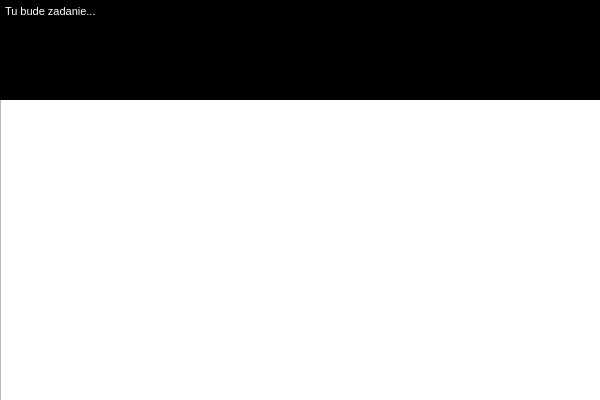
<?xml version="1.0" encoding="UTF-8"?>
<ui version="4.0">
 <class>MainWindow</class>
 <widget class="QMainWindow" name="MainWindow">
  <property name="geometry">
   <rect>
    <x>0</x>
    <y>0</y>
    <width>600</width>
    <height>400</height>
   </rect>
  </property>
  <property name="windowTitle">
   <string>Tazba</string>
  </property>
  <widget class="QWidget" name="centralWidget">
   <widget class="Editor" name="textEdit">
    <property name="geometry">
     <rect>
      <x>0</x>
      <y>0</y>
      <width>601</width>
      <height>401</height>
     </rect>
    </property>
    <property name="palette">
     <palette>
      <active>
       <colorrole role="WindowText">
        <brush brushstyle="SolidPattern">
         <color alpha="255">
          <red>66</red>
          <green>0</green>
          <blue>0</blue>
         </color>
        </brush>
       </colorrole>
       <colorrole role="Text">
        <brush brushstyle="SolidPattern">
         <color alpha="255">
          <red>89</red>
          <green>0</green>
          <blue>0</blue>
         </color>
        </brush>
       </colorrole>
       <colorrole role="Base">
        <brush brushstyle="SolidPattern">
         <color alpha="255">
          <red>0</red>
          <green>0</green>
          <blue>0</blue>
         </color>
        </brush>
       </colorrole>
      </active>
      <inactive>
       <colorrole role="WindowText">
        <brush brushstyle="SolidPattern">
         <color alpha="255">
          <red>0</red>
          <green>0</green>
          <blue>0</blue>
         </color>
        </brush>
       </colorrole>
       <colorrole role="Text">
        <brush brushstyle="SolidPattern">
         <color alpha="255">
          <red>0</red>
          <green>0</green>
          <blue>0</blue>
         </color>
        </brush>
       </colorrole>
       <colorrole role="Base">
        <brush brushstyle="SolidPattern">
         <color alpha="255">
          <red>255</red>
          <green>255</green>
          <blue>255</blue>
         </color>
        </brush>
       </colorrole>
      </inactive>
      <disabled>
       <colorrole role="WindowText">
        <brush brushstyle="SolidPattern">
         <color alpha="255">
          <red>120</red>
          <green>120</green>
          <blue>120</blue>
         </color>
        </brush>
       </colorrole>
       <colorrole role="Text">
        <brush brushstyle="SolidPattern">
         <color alpha="255">
          <red>120</red>
          <green>120</green>
          <blue>120</blue>
         </color>
        </brush>
       </colorrole>
       <colorrole role="Base">
        <brush brushstyle="SolidPattern">
         <color alpha="255">
          <red>240</red>
          <green>240</green>
          <blue>240</blue>
         </color>
        </brush>
       </colorrole>
      </disabled>
     </palette>
    </property>
    <property name="autoFillBackground">
     <bool>true</bool>
    </property>
    <property name="html">
     <string>&lt;!DOCTYPE HTML PUBLIC &quot;-//W3C//DTD HTML 4.0//EN&quot; &quot;http://www.w3.org/TR/REC-html40/strict.dtd&quot;&gt;
&lt;html&gt;&lt;head&gt;&lt;meta name=&quot;qrichtext&quot; content=&quot;1&quot; /&gt;&lt;style type=&quot;text/css&quot;&gt;
p, li { white-space: pre-wrap; }
&lt;/style&gt;&lt;/head&gt;&lt;body style=&quot; font-family:'MS Shell Dlg 2'; font-size:8.25pt; font-weight:400; font-style:normal;&quot;&gt;
&lt;p style=&quot;-qt-paragraph-type:empty; margin-top:0px; margin-bottom:0px; margin-left:0px; margin-right:0px; -qt-block-indent:0; text-indent:0px; font-size:8pt;&quot;&gt;&lt;/p&gt;&lt;/body&gt;&lt;/html&gt;</string>
    </property>
   </widget>
   <widget class="QWidget" name="statusBar" native="true">
    <property name="geometry">
     <rect>
      <x>0</x>
      <y>380</y>
      <width>600</width>
      <height>20</height>
     </rect>
    </property>
    <property name="sizePolicy">
     <sizepolicy hsizetype="Preferred" vsizetype="Preferred">
      <horstretch>0</horstretch>
      <verstretch>0</verstretch>
     </sizepolicy>
    </property>
    <property name="cursor">
     <cursorShape>ArrowCursor</cursorShape>
    </property>
    <layout class="QHBoxLayout" name="horizontalLayout_2">
     <property name="spacing">
      <number>9</number>
     </property>
     <property name="sizeConstraint">
      <enum>QLayout::SetDefaultConstraint</enum>
     </property>
     <property name="leftMargin">
      <number>9</number>
     </property>
     <property name="topMargin">
      <number>0</number>
     </property>
     <property name="rightMargin">
      <number>0</number>
     </property>
     <property name="bottomMargin">
      <number>0</number>
     </property>
     <item>
      <widget class="QLabel" name="label">
       <property name="sizePolicy">
        <sizepolicy hsizetype="Preferred" vsizetype="Preferred">
         <horstretch>0</horstretch>
         <verstretch>0</verstretch>
        </sizepolicy>
       </property>
       <property name="text">
        <string/>
       </property>
      </widget>
     </item>
     <item>
      <widget class="QLabel" name="label_2">
       <property name="text">
        <string/>
       </property>
      </widget>
     </item>
    </layout>
   </widget>
   <widget class="QTextBrowser" name="textBrowser">
    <property name="geometry">
     <rect>
      <x>0</x>
      <y>0</y>
      <width>601</width>
      <height>100</height>
     </rect>
    </property>
    <property name="palette">
     <palette>
      <active>
       <colorrole role="WindowText">
        <brush brushstyle="SolidPattern">
         <color alpha="255">
          <red>255</red>
          <green>255</green>
          <blue>255</blue>
         </color>
        </brush>
       </colorrole>
       <colorrole role="Button">
        <brush brushstyle="SolidPattern">
         <color alpha="255">
          <red>0</red>
          <green>0</green>
          <blue>0</blue>
         </color>
        </brush>
       </colorrole>
       <colorrole role="Text">
        <brush brushstyle="SolidPattern">
         <color alpha="255">
          <red>255</red>
          <green>255</green>
          <blue>255</blue>
         </color>
        </brush>
       </colorrole>
       <colorrole role="ButtonText">
        <brush brushstyle="SolidPattern">
         <color alpha="255">
          <red>255</red>
          <green>255</green>
          <blue>255</blue>
         </color>
        </brush>
       </colorrole>
       <colorrole role="Base">
        <brush brushstyle="SolidPattern">
         <color alpha="255">
          <red>0</red>
          <green>0</green>
          <blue>0</blue>
         </color>
        </brush>
       </colorrole>
       <colorrole role="Window">
        <brush brushstyle="SolidPattern">
         <color alpha="255">
          <red>0</red>
          <green>0</green>
          <blue>0</blue>
         </color>
        </brush>
       </colorrole>
      </active>
      <inactive>
       <colorrole role="WindowText">
        <brush brushstyle="SolidPattern">
         <color alpha="255">
          <red>255</red>
          <green>255</green>
          <blue>255</blue>
         </color>
        </brush>
       </colorrole>
       <colorrole role="Button">
        <brush brushstyle="SolidPattern">
         <color alpha="255">
          <red>0</red>
          <green>0</green>
          <blue>0</blue>
         </color>
        </brush>
       </colorrole>
       <colorrole role="Text">
        <brush brushstyle="SolidPattern">
         <color alpha="255">
          <red>255</red>
          <green>255</green>
          <blue>255</blue>
         </color>
        </brush>
       </colorrole>
       <colorrole role="ButtonText">
        <brush brushstyle="SolidPattern">
         <color alpha="255">
          <red>255</red>
          <green>255</green>
          <blue>255</blue>
         </color>
        </brush>
       </colorrole>
       <colorrole role="Base">
        <brush brushstyle="SolidPattern">
         <color alpha="255">
          <red>0</red>
          <green>0</green>
          <blue>0</blue>
         </color>
        </brush>
       </colorrole>
       <colorrole role="Window">
        <brush brushstyle="SolidPattern">
         <color alpha="255">
          <red>0</red>
          <green>0</green>
          <blue>0</blue>
         </color>
        </brush>
       </colorrole>
      </inactive>
      <disabled>
       <colorrole role="WindowText">
        <brush brushstyle="SolidPattern">
         <color alpha="255">
          <red>255</red>
          <green>255</green>
          <blue>255</blue>
         </color>
        </brush>
       </colorrole>
       <colorrole role="Button">
        <brush brushstyle="SolidPattern">
         <color alpha="255">
          <red>0</red>
          <green>0</green>
          <blue>0</blue>
         </color>
        </brush>
       </colorrole>
       <colorrole role="Text">
        <brush brushstyle="SolidPattern">
         <color alpha="255">
          <red>255</red>
          <green>255</green>
          <blue>255</blue>
         </color>
        </brush>
       </colorrole>
       <colorrole role="ButtonText">
        <brush brushstyle="SolidPattern">
         <color alpha="255">
          <red>255</red>
          <green>255</green>
          <blue>255</blue>
         </color>
        </brush>
       </colorrole>
       <colorrole role="Base">
        <brush brushstyle="SolidPattern">
         <color alpha="255">
          <red>0</red>
          <green>0</green>
          <blue>0</blue>
         </color>
        </brush>
       </colorrole>
       <colorrole role="Window">
        <brush brushstyle="SolidPattern">
         <color alpha="255">
          <red>0</red>
          <green>0</green>
          <blue>0</blue>
         </color>
        </brush>
       </colorrole>
      </disabled>
     </palette>
    </property>
    <property name="styleSheet">
     <string notr="true">background-color: rgb(0, 0, 0);
color: rgb(255, 255, 255);</string>
    </property>
    <property name="html">
     <string>&lt;!DOCTYPE HTML PUBLIC &quot;-//W3C//DTD HTML 4.0//EN&quot; &quot;http://www.w3.org/TR/REC-html40/strict.dtd&quot;&gt;
&lt;html&gt;&lt;head&gt;&lt;meta name=&quot;qrichtext&quot; content=&quot;1&quot; /&gt;&lt;style type=&quot;text/css&quot;&gt;
p, li { white-space: pre-wrap; }
&lt;/style&gt;&lt;/head&gt;&lt;body style=&quot; font-family:'MS Shell Dlg 2'; font-size:8.25pt; font-weight:400; font-style:normal;&quot;&gt;
&lt;p style=&quot; margin-top:0px; margin-bottom:0px; margin-left:0px; margin-right:0px; -qt-block-indent:0; text-indent:0px;&quot;&gt;&lt;span style=&quot; font-size:8pt;&quot;&gt;Tu bude zadanie...&lt;/span&gt;&lt;/p&gt;&lt;/body&gt;&lt;/html&gt;</string>
    </property>
    <property name="textInteractionFlags">
     <set>Qt::NoTextInteraction</set>
    </property>
    <property name="openLinks">
     <bool>false</bool>
    </property>
   </widget>
  </widget>
 </widget>
 <layoutdefault spacing="6" margin="11"/>
 <customwidgets>
  <customwidget>
   <class>Editor</class>
   <extends>QTextEdit</extends>
   <header location="global">editor.h</header>
  </customwidget>
 </customwidgets>
 <resources/>
 <connections/>
</ui>
